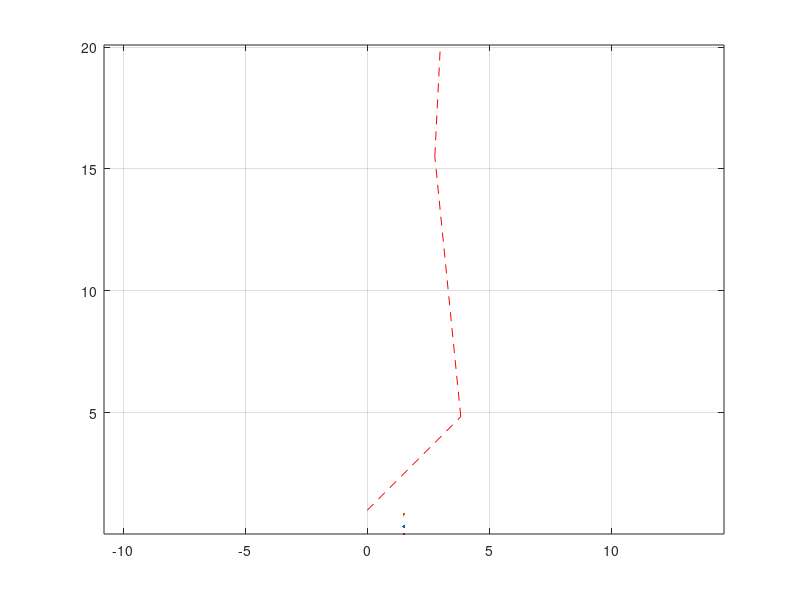

MATLAB code to generate this figure: (Note: this script raises an error after producing the figure.)
clc, clear, close all

% The number of control points
n = 4; 

% 4 control points
P1 = [0, 1]';
P2 = [3.8375, 4.8391]';
P3 = [2.7725, 15.5189]';
P4 = [3.0000, 20.0855]';
P = [P1, P2, P3, P4];

figure
LineWidth = 1.5;
colors = [7, 84, 213;
    249, 82, 107;
    167, 51, 58]/255;
hold(gca, "on")
grid(gca, "on")
box(gca, "on")
axis(gca, "equal")

% Draw the characteristic polygon describing the bezier curve
for idx = 2:n
    p1 = P(:, idx-1);
    p2 = P(:, idx);
    x_coordinate = [p1(1), p2(1)];
    y_coordinate = [p1(2), p2(2)];
    plot(x_coordinate, y_coordinate, '--r', LineWidth=LineWidth, Color=colors(1, :))
end
scatter(P(1, :), P(2, :), "filled", MarkerEdgeColor=colors(1, :), MarkerFaceColor=colors(1, :))

points = 0:1/100:1;

% Recursive calculate and plot
values = zeros(2, numel(points));
Values = cell(n*(n-1)/2, numel(points));
for t = 1:numel(points)
    % Directly calculate
    values(:, t) = (1-points(t))^3*P1+3*(1-points(t))^2*points(t).*P2+ ...
        3*(1-points(t))*points(t)^2.*P3+ points(t)^3.*P4;

    % Recursively calculate
    for i = 2:n
        p1 = P(:, i-1);
        p2 = P(:, i);
        Values{i-1, t} = firstOrderfcn(points(t), p1, p2);
    end
    for i = 2:n-1
        p1 = Values{i-1, t};
        p2 = Values{i, t};
        Values{i+2, t} = firstOrderfcn(points(t), p1, p2);
    end
    for i = n
        p1 = Values{i, t};
        p2 = Values{i+1, t};
        Values{i+2, t} = firstOrderfcn(points(t), p1, p2);
    end
end

% Directly calculate
plot(values(1,:), values(2, :), Color=colors(3, :), LineWidth=LineWidth)

% Recursively calculte
for t = 1:numel(points)
    h1 = plot([Values{1,t}(1), Values{2,t}(1)], ...
        [Values{1,t}(2), Values{2,t}(2)], ...
        LineWidth=1.5, LineStyle="-", Color=colors(2, :));
    h2 = plot([Values{2,t}(1), Values{3,t}(1)], ...
        [Values{2,t}(2), Values{3,t}(2)], ...
        LineWidth=1.5, LineStyle="-", Color=colors(2, :));
    h3 = plot([Values{4,t}(1), Values{5,t}(1)], ...
        [Values{4,t}(2), Values{5,t}(2)], ...
        LineWidth=1.5, LineStyle="-", Color=colors(2, :));
    s1 = scatter(Values{4, t}(1), Values{4, t}(2), 20, 'ko', "filled");
    s2 = scatter(Values{5, t}(1), Values{5, t}(2), 20, 'ko', "filled");
    s3 = scatter(Values{6, t}(1), Values{6, t}(2), 20, 'ko', "filled");
    exportgraphics(gcf, 'gif2.gif', 'Append', true);
    h1.Visible = "off";
    h2.Visible = "off";
    h3.Visible = "off";
    s1.Visible = "off";
    s2.Visible = "off";
    s3.Visible = "off";
end

function P_out = firstOrderfcn(t, P0, P1)
P_out = (1-t).*P0 + t.*P1;
end
